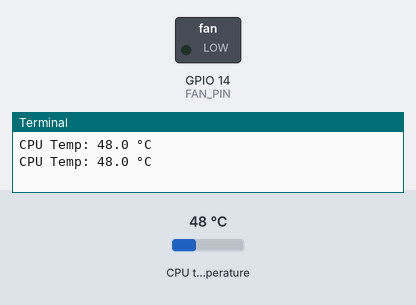
The program below on a simulated Raspberry Pi (BCM pin numbers). Parts: switched loads named in the program (green lamp = pin HIGH), the last lines printed to the terminal. Inputs (shaded band) come from the test bench; at power-on: CPU temperature 48 °C.

Above: at 1.2 s.
1.3 s: CPU temperature set to 58 °C
3.2 s: CPU temperature set to 61 °C
At 4.9 s:
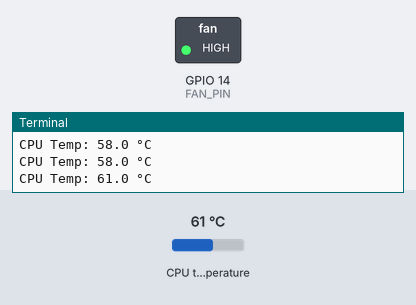
5.5 s: CPU temperature set to 52 °C
7.3 s: CPU temperature set to 49 °C
At 9.0 s:
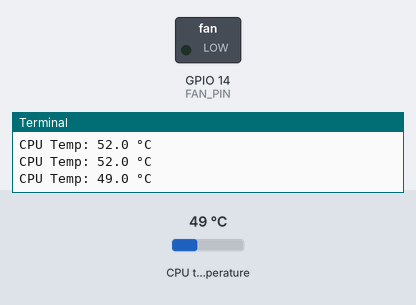
9.6 s: CPU temperature set to 71 °C
At 10.5 s:
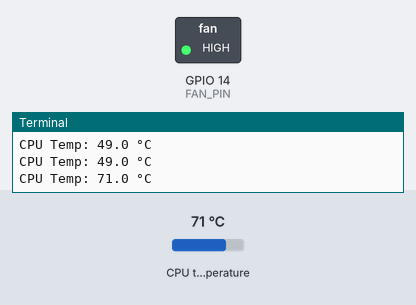
Timing chart, 0 to 12.6 s (numbered marks = the images above; inputs shaded):
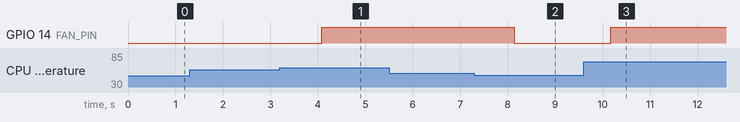

Measured:
- the behaviour switches between 59 and 60 °C on CPU temperature (found by bisection; images 0 and 1)
- the behaviour switches between 51 and 50 °C on CPU temperature (found by bisection; images 1 and 2)
- after the input at 3.2 s, GPIO 14 (FAN_PIN): LOW → HIGH after 0.88 s
- after the input at 7.3 s, GPIO 14 (FAN_PIN): HIGH → LOW after 0.84 s
- after the input at 9.6 s, GPIO 14 (FAN_PIN): LOW → HIGH after 0.57 s

The program:

tfan.py
```python
#!/usr/bin/env python3

# Version: 1.1.7

import time
import sys
import os
import RPi.GPIO as GPIO

# GPIO pin configuration
FAN_PIN = 14  # GPIO pin connected to the relay or transistor controlling the fan
TEMP_ON = 60.0
TEMP_OFF = 50.0

def setup_gpio():
    GPIO.setmode(GPIO.BCM)
    GPIO.setup(FAN_PIN, GPIO.OUT)
    GPIO.output(FAN_PIN, GPIO.LOW)  # Ensure fan is off initially

def get_temp():
    with open("/sys/class/thermal/thermal_zone0/temp") as f:
        return int(f.read().strip()) / 1000.0

def control_fan(temp):
    if temp >= TEMP_ON:
        GPIO.output(FAN_PIN, GPIO.HIGH)  # Turn on the fan
    elif temp <= TEMP_OFF:
        GPIO.output(FAN_PIN, GPIO.LOW)   # Turn off the fan

if __name__ == "__main__":
    try:
        setup_gpio()
        while True:
            temp = get_temp()
            os.system('clear')  # Clear the terminal screen
            control_fan(temp)
            sys.stdout.write(f"CPU Temp: {temp:.1f} °C\n")
            sys.stdout.flush()
            time.sleep(1)
    except KeyboardInterrupt:
        sys.stdout.write("\n")
        os.system('clear')
```
